Frame 1 (no input): blank canvas, image omitted
Frame 60 (the mouse pressed at the canvas centre just before this capture): blank canvas, image omitted
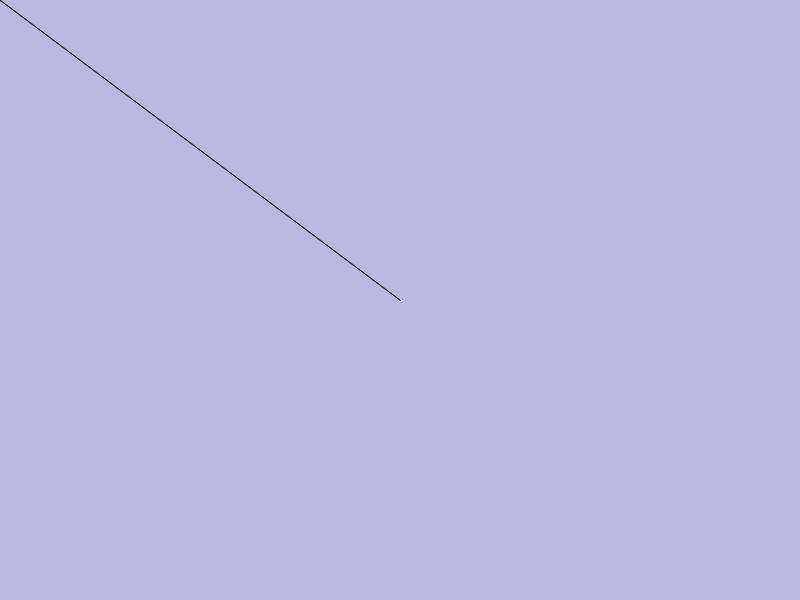
Frame 120 (the mouse held since frame 60 and released just before this capture)

The Processing sketch whose frames 1 and 60 were blank and that drew this single picture after the mouse press (run headless with seeded random() and noise(); from frame 60 on, the mouse is pressed at the canvas centre):

// Processing sketch: reidai8
// ── reidai8.pde
void setup() {
  size(800, 600);
  background(186,183,224);
}

void draw() {
  line(pmouseX,pmouseY,mouseX,mouseY);
}
